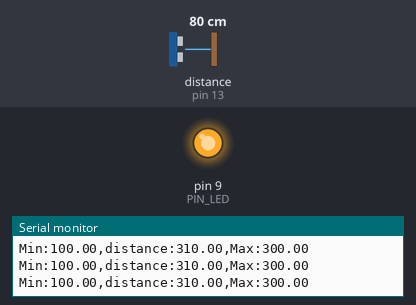
A sketch run on a simulated Arduino Uno, built with avr-gcc and run on an emulated ATmega328P. Shown: output pins drawn as LEDs (lit = HIGH), the last lines printed to the serial monitor. Wiring (inferred from the names in the program): ultrasonic range finder: trigger pin 12; echo pin 13. The inputs (shaded band) are chosen by the test bench; at power-on: distance to the obstacle (sensor on pin 13) 80 cm. The echo pulse lasts 58.3 µs per cm; pins used as bus, display or sensor lines are not drawn.

Above: at 1.2 s.
1.3 s: distance to the obstacle (sensor on pin 13) set to 18 cm
At 1.8 s:
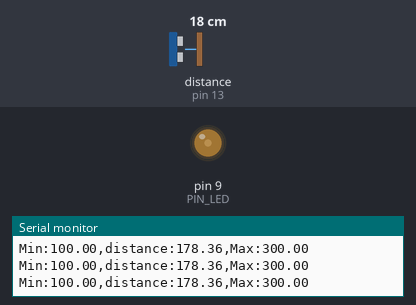
2.8 s: distance to the obstacle (sensor on pin 13) set to 2 cm
At 3.3 s:
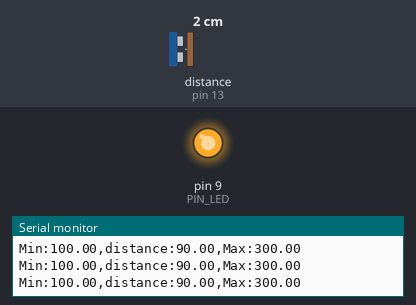
Timing chart, 0 to 5.8 s (numbered marks = the images above; inputs shaded):
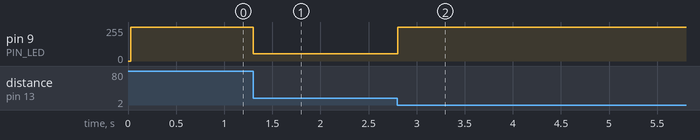

Measured:
- after the input at 1.3 s, pin 9 (PIN_LED): 255/255 → 54/255 at once
- after the input at 2.8 s, pin 9 (PIN_LED): 54/255 → 255/255 at once

The sketch:

08_example_2.ino
```cpp
// Arduino pin assignment
#define PIN_LED  9
#define PIN_TRIG 12   // sonar sensor TRIGGER
#define PIN_ECHO 13   // sonar sensor ECHO

// configurable parameters
#define SND_VEL 346.0     // sound velocity at 24 celsius degree (unit: m/sec)
#define INTERVAL 25    // sampling interval (unit: msec)
#define PULSE_DURATION 10 // ultra-sound Pulse Duration (unit: usec)
#define _DIST_MIN 100.0   // minimum distance to be measured (unit: mm)
#define _DIST_MAX 300.0   // maximum distance to be measured (unit: mm)

#define TIMEOUT ((INTERVAL / 2) * 1000.0) // maximum echo waiting time (unit: usec)
#define SCALE (0.001 * 0.5 * SND_VEL) // coefficent to convert duration to distance

unsigned long last_sampling_time;   // unit: msec

void setup() {
  // initialize GPIO pins
  pinMode(PIN_LED, OUTPUT);
  pinMode(PIN_TRIG, OUTPUT);  // sonar TRIGGER
  pinMode(PIN_ECHO, INPUT);   // sonar ECHO
  digitalWrite(PIN_TRIG, LOW);  // turn-off Sonar

  // initialize serial port
  Serial.begin(115200);
}

void loop() {
  float distance;

  // wait until next sampling time. // polling
  // millis() returns the number of milliseconds since the program started.
  //    will overflow after 50 days.
  if (millis() < (last_sampling_time + INTERVAL))
    return;

  distance = USS_measure(PIN_TRIG, PIN_ECHO); // read distance
  float dis = distance;

  if ((distance == 0.0) || (distance > _DIST_MAX)) {
      distance = _DIST_MAX + 10.0;    // Set Higher Value
      digitalWrite(PIN_LED, 1);       // LED OFF
  } else if (distance < _DIST_MIN) {
      distance = _DIST_MIN - 10.0;    // Set Lower Value
      digitalWrite(PIN_LED, 1);       // LED OFF
  } else {  // In desired Range     // LED ON
      dis = dis-200;
      if (dis<0){
        dis = -dis;
      }
      dis = dis*2.5;
      analogWrite(PIN_LED, dis);
  }

  // output the distance to the serial port
  Serial.print("Min:");        Serial.print(_DIST_MIN);
  Serial.print(",distance:");  Serial.print(distance);
  Serial.print(",Max:");       Serial.print(_DIST_MAX);
  Serial.println("");

  // update last sampling time
  last_sampling_time += INTERVAL;
}

// get a distance reading from USS. return value is in millimeter.
float USS_measure(int TRIG, int ECHO)
{
  digitalWrite(TRIG, HIGH);
  delayMicroseconds(PULSE_DURATION);
  digitalWrite(TRIG, LOW);

  return pulseIn(ECHO, HIGH, TIMEOUT) * SCALE; // unit: mm

  // Pulse duration to distance conversion example (target distance = 17.3m)
  // - pulseIn(ECHO, HIGH, timeout) returns microseconds (음파의 왕복 시간)
  // - 편도 거리 = (pulseIn() / 1,000,000) * SND_VEL / 2 (미터 단위)
  //   mm 단위로 하려면 * 1,000이 필요 ==>  SCALE = 0.001 * 0.5 * SND_VEL
  //
  // - 예, pusseIn()이 100,000 이면 (= 0.1초, 왕복 거리 34.6m)
  //        = 100,000 micro*sec * 0.001 milli/micro * 0.5 * 346 meter/sec
  //        = 100,000 * 0.001 * 0.5 * 346
  //        = 17,300 mm  ==> 17.3m
}
```
